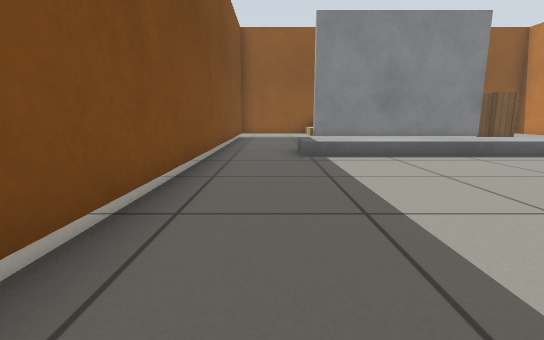
view 1 (above)

14 first-person views from a walk through a robot-simulator world made for Gazebo. The camera is 0.5 m above the floor, tilts 10° down and sees 85° across. The floor is counted in squares, 0.5 m on a side. Each view is taken from the middle of a square. On the plan, view 1 faces up. The plan holds only what a view shows up to about 12 squares ahead; the rest is blank. Gazebo's built-in surfaces are drawn with simple patterns.

view 2
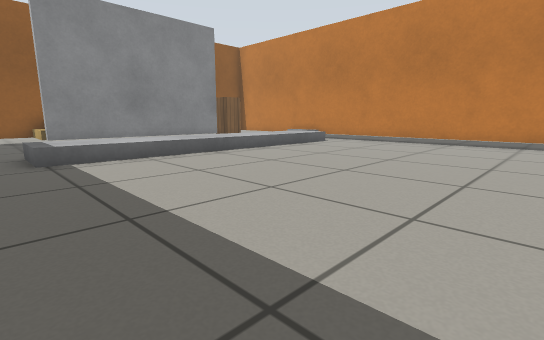

view 3
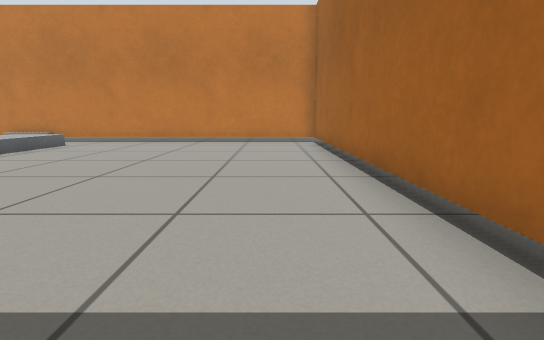

view 4
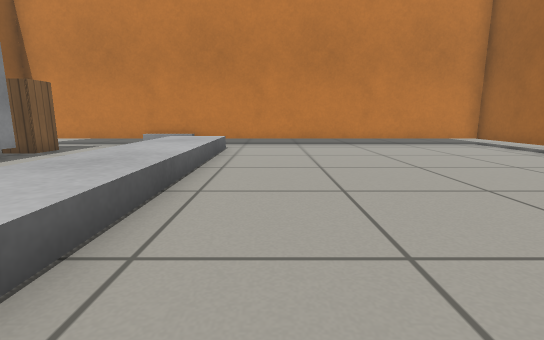

view 5
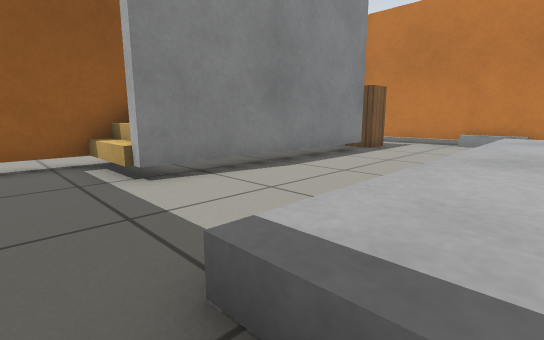

view 6
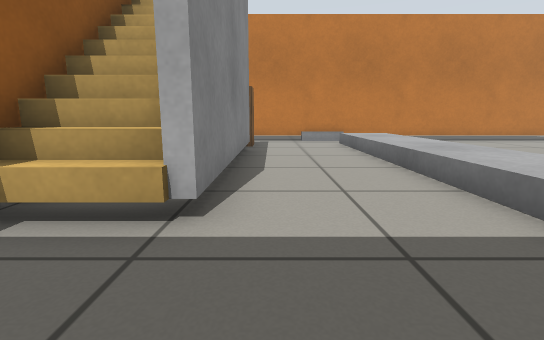

view 7
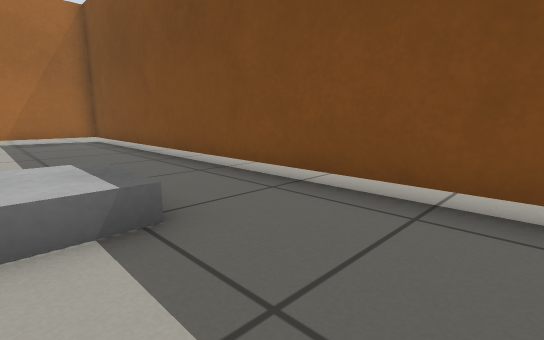

view 8
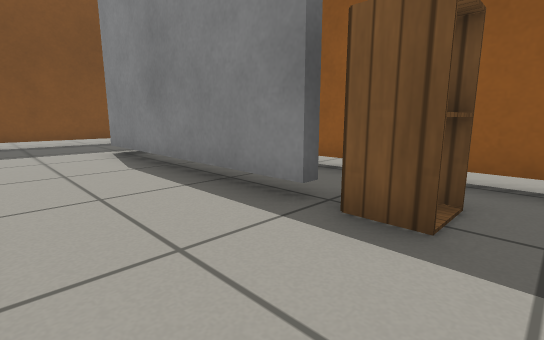

view 9
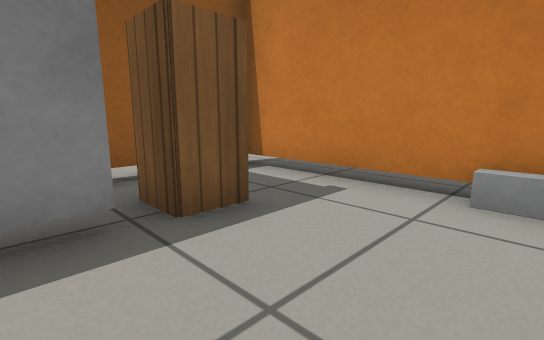

view 10
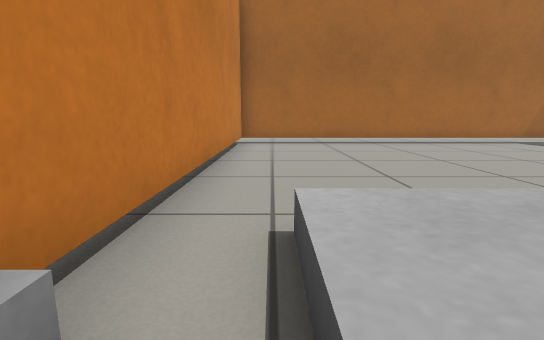

view 11
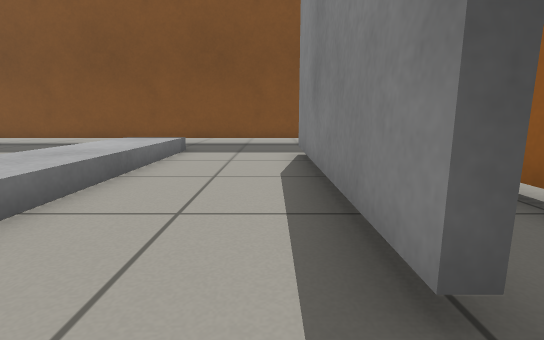

view 12
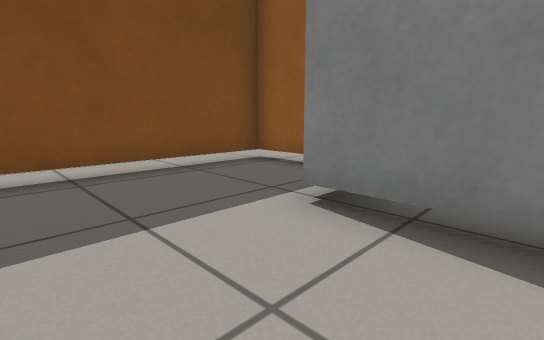

view 13
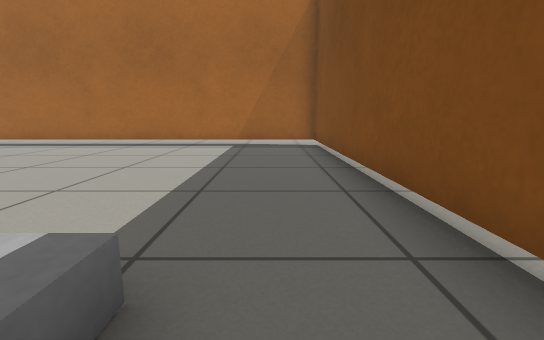

view 14
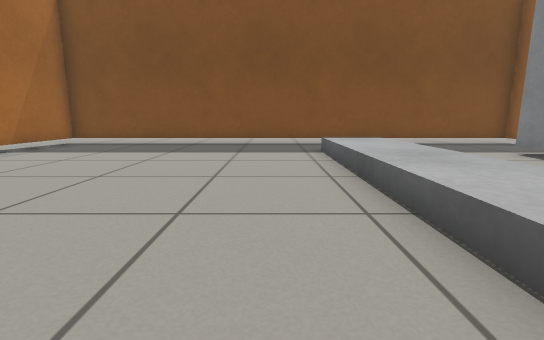

### Floor plan
Key: @ floor where view 1 was taken; # wall or solid block; x gap in a wall; . floor; = window, fence, low wall or low ledge; B beige box; T thing the floor can be seen under or through; G grey box; C cabinet.
Columns run from 2 left of view 1 to 12 right of it. Each row starts with its distance up from view 1.
 15 ###############
 14 #...B#TT......#
 13 #...#TTTTTTxC.#
 12 #.............#
 11 #.............#
 10 #.............G
  9 #..===========#
  8 #..===========#
  7 #.............#
  6 #.............#
  5 #.............#
  4 #.............#
  3 #.............#
  2 #.............#
  1 #.............#
  0 #.@...........#
 -1 #.............#
 -2 ###############

Positions as (right, up) in squares from view 1, and headings:
1: (0, 0), facing up
2: (0, 0), facing up-right
3: (0, 0), facing right
4: (1, 6), facing right
5: (0, 8), facing up-right
6: (-1, 12), facing right
7: (2, 12), facing down-left
8: (11, 10), facing up-left
9: (8, 10), facing up-right
10: (11, 10), facing down
11: (10, 12), facing left
12: (4, 10), facing up-left
13: (0, 9), facing down
14: (10, 6), facing left
